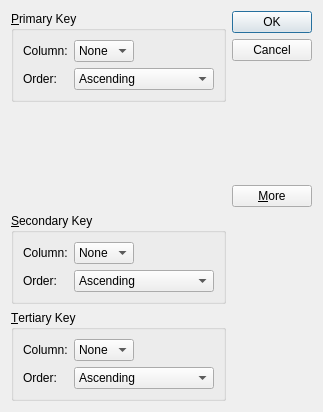
<?xml version="1.0" encoding="UTF-8"?>
<ui version="4.0">
 <class>SortDialog</class>
 <widget class="QDialog" name="SortDialog">
  <property name="geometry">
   <rect>
    <x>0</x>
    <y>0</y>
    <width>323</width>
    <height>412</height>
   </rect>
  </property>
  <property name="windowTitle">
   <string>Sort</string>
  </property>
  <layout class="QGridLayout" name="gridLayout_4">
   <item row="0" column="0">
    <widget class="QGroupBox" name="primaryGroupBox">
     <property name="title">
      <string>&amp;Primary Key</string>
     </property>
     <layout class="QGridLayout" name="gridLayout">
      <item row="0" column="0">
       <widget class="QLabel" name="label">
        <property name="text">
         <string>Column:</string>
        </property>
       </widget>
      </item>
      <item row="0" column="1">
       <widget class="QComboBox" name="primaryColumnCombo">
        <item>
         <property name="text">
          <string>None</string>
         </property>
        </item>
       </widget>
      </item>
      <item row="0" column="2">
       <spacer name="horizontalSpacer">
        <property name="orientation">
         <enum>Qt::Horizontal</enum>
        </property>
        <property name="sizeHint" stdset="0">
         <size>
          <width>48</width>
          <height>20</height>
         </size>
        </property>
       </spacer>
      </item>
      <item row="1" column="0">
       <widget class="QLabel" name="label_2">
        <property name="text">
         <string>Order:</string>
        </property>
       </widget>
      </item>
      <item row="1" column="1" colspan="2">
       <widget class="QComboBox" name="primaryOrderCombo">
        <item>
         <property name="text">
          <string>Ascending</string>
         </property>
        </item>
        <item>
         <property name="text">
          <string>Descending</string>
         </property>
        </item>
       </widget>
      </item>
     </layout>
    </widget>
   </item>
   <item row="0" column="1" rowspan="2">
    <layout class="QVBoxLayout" name="verticalLayout">
     <item>
      <widget class="QPushButton" name="okButton">
       <property name="text">
        <string>OK</string>
       </property>
       <property name="default">
        <bool>true</bool>
       </property>
      </widget>
     </item>
     <item>
      <widget class="QPushButton" name="cancelButton">
       <property name="text">
        <string>Cancel</string>
       </property>
      </widget>
     </item>
     <item>
      <spacer name="verticalSpacer">
       <property name="orientation">
        <enum>Qt::Vertical</enum>
       </property>
       <property name="sizeHint" stdset="0">
        <size>
         <width>20</width>
         <height>0</height>
        </size>
       </property>
      </spacer>
     </item>
     <item>
      <widget class="QPushButton" name="moreButton">
       <property name="text">
        <string>&amp;More</string>
       </property>
       <property name="checkable">
        <bool>true</bool>
       </property>
      </widget>
     </item>
    </layout>
   </item>
   <item row="1" column="0">
    <spacer name="verticalSpacer_2">
     <property name="orientation">
      <enum>Qt::Vertical</enum>
     </property>
     <property name="sizeHint" stdset="0">
      <size>
       <width>20</width>
       <height>28</height>
      </size>
     </property>
    </spacer>
   </item>
   <item row="2" column="0">
    <widget class="QGroupBox" name="secondaryGroupBox">
     <property name="title">
      <string>&amp;Secondary Key</string>
     </property>
     <layout class="QGridLayout" name="gridLayout_2">
      <item row="0" column="0">
       <widget class="QLabel" name="label_3">
        <property name="text">
         <string>Column:</string>
        </property>
       </widget>
      </item>
      <item row="0" column="1">
       <widget class="QComboBox" name="secondaryColumnCombo">
        <item>
         <property name="text">
          <string>None</string>
         </property>
        </item>
       </widget>
      </item>
      <item row="0" column="2">
       <spacer name="horizontalSpacer_2">
        <property name="orientation">
         <enum>Qt::Horizontal</enum>
        </property>
        <property name="sizeHint" stdset="0">
         <size>
          <width>48</width>
          <height>20</height>
         </size>
        </property>
       </spacer>
      </item>
      <item row="1" column="0">
       <widget class="QLabel" name="label_4">
        <property name="text">
         <string>Order:</string>
        </property>
       </widget>
      </item>
      <item row="1" column="1" colspan="2">
       <widget class="QComboBox" name="secondaryOrderCombo">
        <item>
         <property name="text">
          <string>Ascending</string>
         </property>
        </item>
        <item>
         <property name="text">
          <string>Descending</string>
         </property>
        </item>
       </widget>
      </item>
     </layout>
    </widget>
   </item>
   <item row="3" column="0">
    <widget class="QGroupBox" name="tertiaryGroupBox">
     <property name="title">
      <string>&amp;Tertiary Key</string>
     </property>
     <layout class="QGridLayout" name="gridLayout_3">
      <item row="0" column="0">
       <widget class="QLabel" name="label_5">
        <property name="text">
         <string>Column:</string>
        </property>
       </widget>
      </item>
      <item row="0" column="1">
       <widget class="QComboBox" name="tertiaryColumnCombo">
        <item>
         <property name="text">
          <string>None</string>
         </property>
        </item>
       </widget>
      </item>
      <item row="0" column="2">
       <spacer name="horizontalSpacer_3">
        <property name="orientation">
         <enum>Qt::Horizontal</enum>
        </property>
        <property name="sizeHint" stdset="0">
         <size>
          <width>48</width>
          <height>20</height>
         </size>
        </property>
       </spacer>
      </item>
      <item row="1" column="0">
       <widget class="QLabel" name="label_6">
        <property name="text">
         <string>Order:</string>
        </property>
       </widget>
      </item>
      <item row="1" column="1" colspan="2">
       <widget class="QComboBox" name="tertiaryOrderCombo">
        <item>
         <property name="text">
          <string>Ascending</string>
         </property>
        </item>
        <item>
         <property name="text">
          <string>Descending</string>
         </property>
        </item>
       </widget>
      </item>
     </layout>
    </widget>
   </item>
  </layout>
 </widget>
 <tabstops>
  <tabstop>primaryColumnCombo</tabstop>
  <tabstop>primaryOrderCombo</tabstop>
  <tabstop>secondaryColumnCombo</tabstop>
  <tabstop>secondaryOrderCombo</tabstop>
  <tabstop>tertiaryColumnCombo</tabstop>
  <tabstop>tertiaryOrderCombo</tabstop>
  <tabstop>okButton</tabstop>
  <tabstop>cancelButton</tabstop>
  <tabstop>moreButton</tabstop>
 </tabstops>
 <resources/>
 <connections>
  <connection>
   <sender>okButton</sender>
   <signal>clicked()</signal>
   <receiver>SortDialog</receiver>
   <slot>accept()</slot>
   <hints>
    <hint type="sourcelabel">
     <x>260</x>
     <y>27</y>
    </hint>
    <hint type="destinationlabel">
     <x>263</x>
     <y>220</y>
    </hint>
   </hints>
  </connection>
  <connection>
   <sender>cancelButton</sender>
   <signal>clicked()</signal>
   <receiver>SortDialog</receiver>
   <slot>reject()</slot>
   <hints>
    <hint type="sourcelabel">
     <x>299</x>
     <y>60</y>
    </hint>
    <hint type="destinationlabel">
     <x>268</x>
     <y>298</y>
    </hint>
   </hints>
  </connection>
  <connection>
   <sender>moreButton</sender>
   <signal>toggled(bool)</signal>
   <receiver>secondaryGroupBox</receiver>
   <slot>setVisible(bool)</slot>
   <hints>
    <hint type="sourcelabel">
     <x>247</x>
     <y>145</y>
    </hint>
    <hint type="destinationlabel">
     <x>222</x>
     <y>190</y>
    </hint>
   </hints>
  </connection>
  <connection>
   <sender>moreButton</sender>
   <signal>toggled(bool)</signal>
   <receiver>tertiaryGroupBox</receiver>
   <slot>setVisible(bool)</slot>
   <hints>
    <hint type="sourcelabel">
     <x>284</x>
     <y>149</y>
    </hint>
    <hint type="destinationlabel">
     <x>218</x>
     <y>339</y>
    </hint>
   </hints>
  </connection>
 </connections>
</ui>
